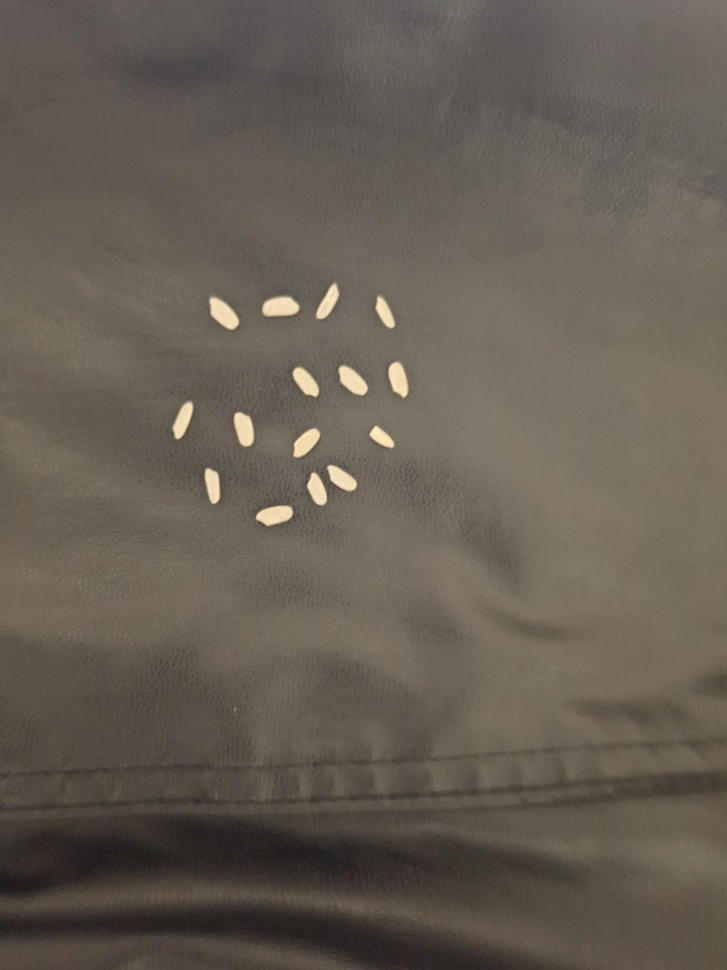
#> input picture Odev3 PirincSayma/pirincOrjinal.jpeg, 727 x 970 px, shrunk from 1200 x 1600 before the run
$ python odev3.py
#> lines starting #> are read from the running program, lines starting #| are printed output that depends on the picture; after the words box and inside, x2 and y2 are one past the last pixel; in counts of white or black regions, pixels touching at a corner belong together
import cv2
import numpy as np

image = cv2.imread('pirincOrjinal.jpeg')
#> image is the input picture: shape (970, 727, 3); mean B, G, R 83.6, 93.8, 101.8

# Görüntüyü gri seviyeye dönüştürme.
gray_image = cv2.cvtColor(image, cv2.COLOR_BGR2GRAY)

#Eşikleme
ret, thresh = cv2.threshold(gray_image, 150,255, cv2.THRESH_BINARY)
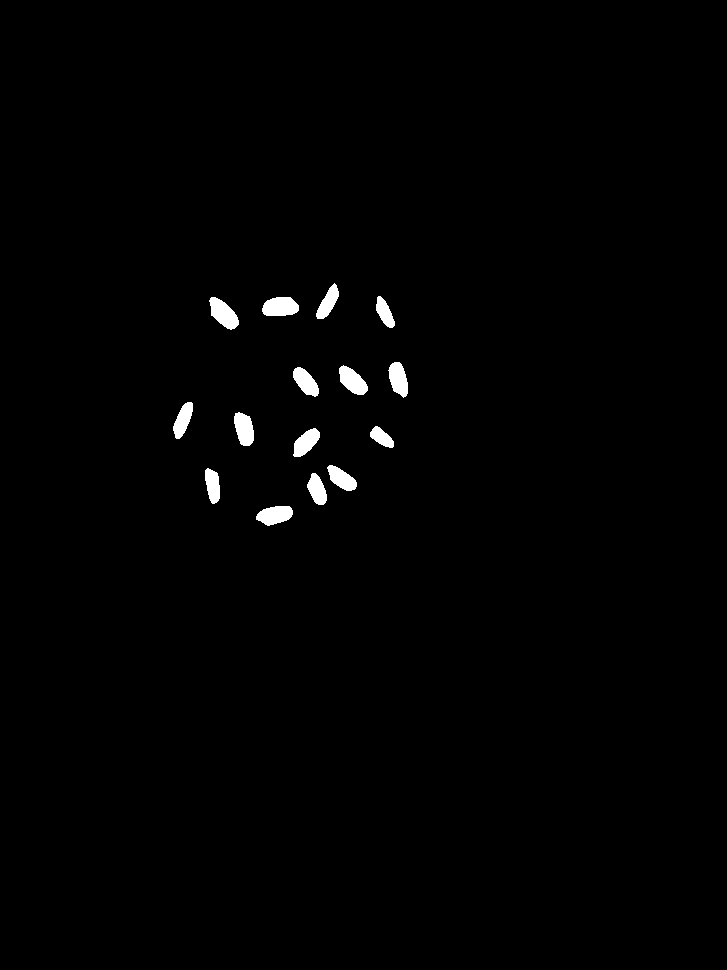
#> thresh: shape (970, 727); 0.98% white; 15 white regions, largest, box (x1, y1, x2, y2) and area: (262, 297, 299, 316) 582, (209, 297, 239, 330) 578, (339, 365, 368, 395) 531

#morfolojik işlemler
kernel = np.ones((2,2), dtype=np.uint8)
opening = cv2.morphologyEx(thresh,cv2.MORPH_OPEN,kernel,iterations=2)
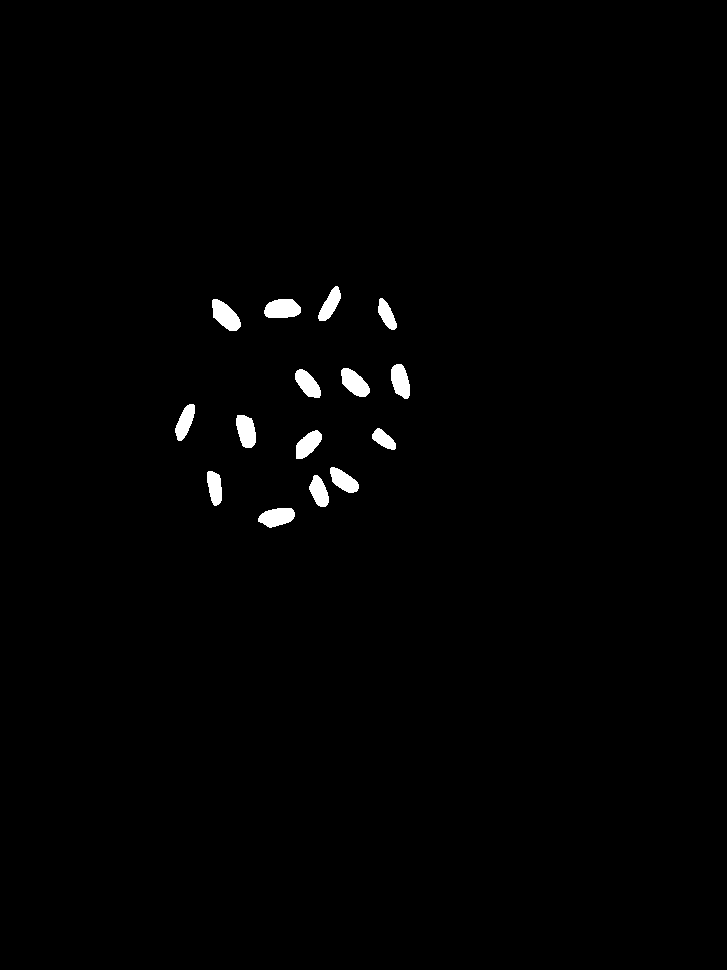
#> opening: shape (970, 727); 0.98% white; 15 white regions, largest, box (x1, y1, x2, y2) and area: (264, 299, 301, 318) 582, (212, 299, 241, 331) 574, (341, 368, 370, 397) 530
background = cv2.erode(opening,kernel,iterations=1)
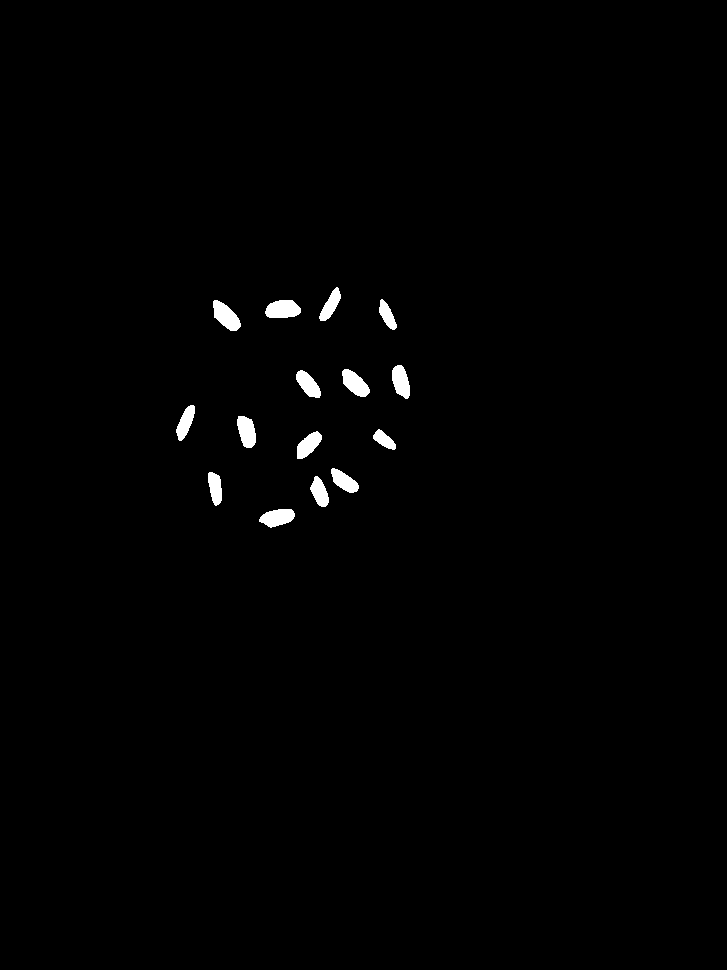
#> background: shape (970, 727); 0.86% white; 15 white regions, largest, box (x1, y1, x2, y2) and area: (265, 300, 301, 318) 527, (213, 300, 241, 331) 514, (342, 369, 370, 397) 473

#Sayma ve etiketleme fonksiyonları
_, markers = cv2.connectedComponents(background)
#> markers: shape (970, 727) int32; 16 distinct labels, from 0 to 15
count = np.max(markers)
#> count = 15


cv2.imshow("Orijinal Goruntu", image)
cv2.imshow("Esiklenmis Goruntu", background)


print("Pirinc Sayısı : ", (count))
#| Pirinc Sayısı :  15

cv2.waitKey(0)
cv2.destroyAllWindows()

$ run again, with Odev3 PirincSayma/Odev3.png saved as Odev3 PirincSayma/pirincOrjinal.jpeg
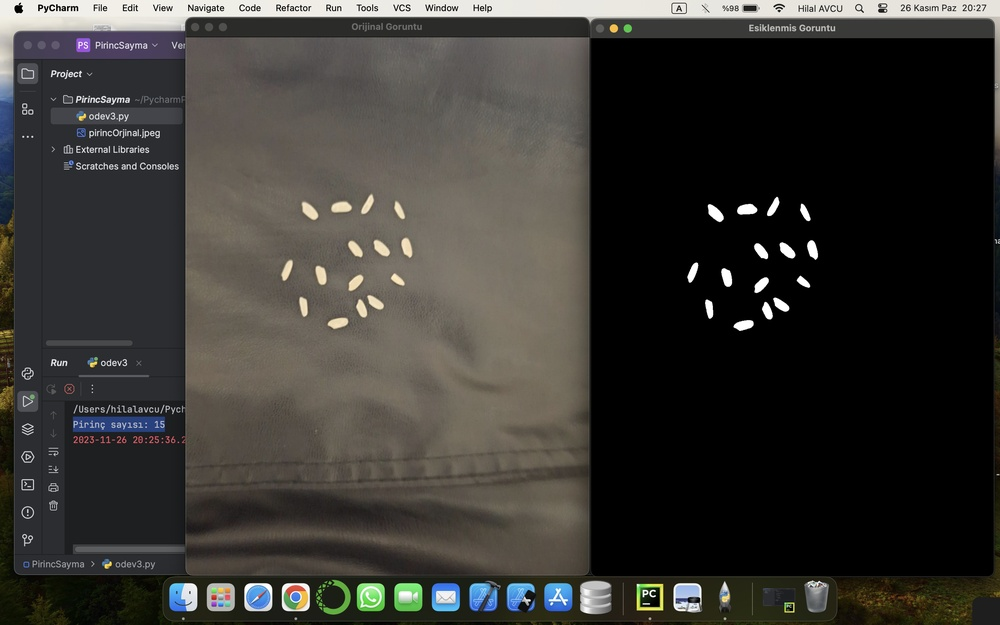
#> input picture Odev3 PirincSayma/Odev3.png, 1000 x 625 px, shrunk from 2880 x 1800 before the run
#> image is the input picture: shape (625, 1000, 3); mean B, G, R 51.4, 55, 56.7
#> `ret, thresh = cv2.threshold(gray_image, 150,255, cv2.THRESH_BINARY)`:
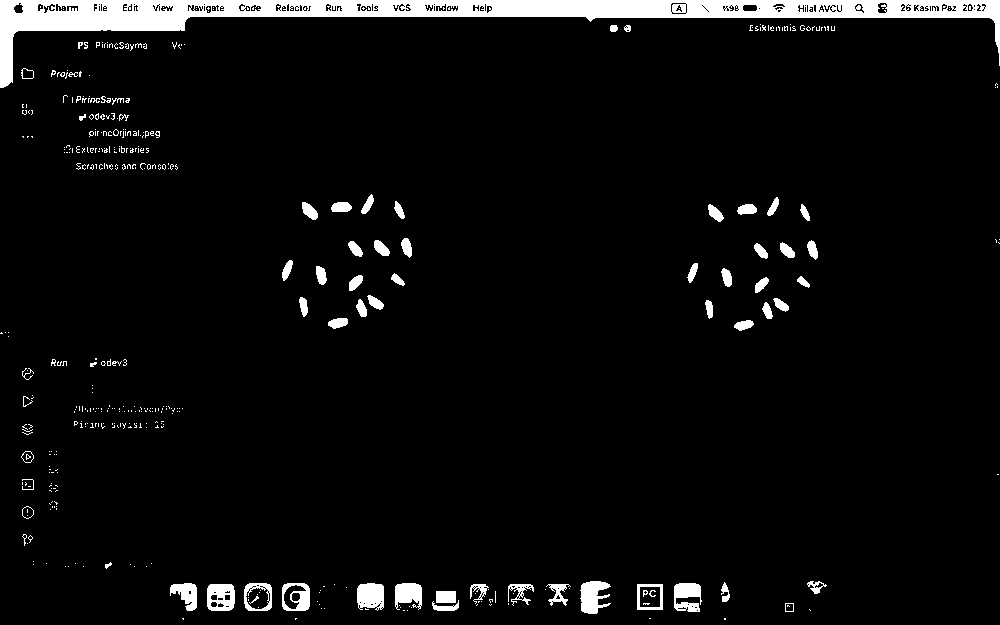
#> thresh: shape (625, 1000); 5% white; 446 white regions (374 under 20 px), largest, box (x1, y1, x2, y2) and area: (0, 0, 1000, 88) 19184, (580, 581, 611, 614) 685, (357, 583, 384, 611) 633
#> opening: shape (625, 1000); 4.7% white; 70 white regions (14 under 20 px), largest, box (x1, y1, x2, y2) and area: (0, 0, 1000, 90) 20394, (583, 583, 612, 616) 656, (359, 585, 386, 610) 602
#> background: shape (625, 1000); 4.3% white; 75 white regions (17 under 20 px), largest, box (x1, y1, x2, y2) and area: (0, 0, 1000, 90) 19471, (584, 584, 612, 616) 578, (360, 586, 386, 610) 520
#> `_, markers = cv2.connectedComponents(background)`:
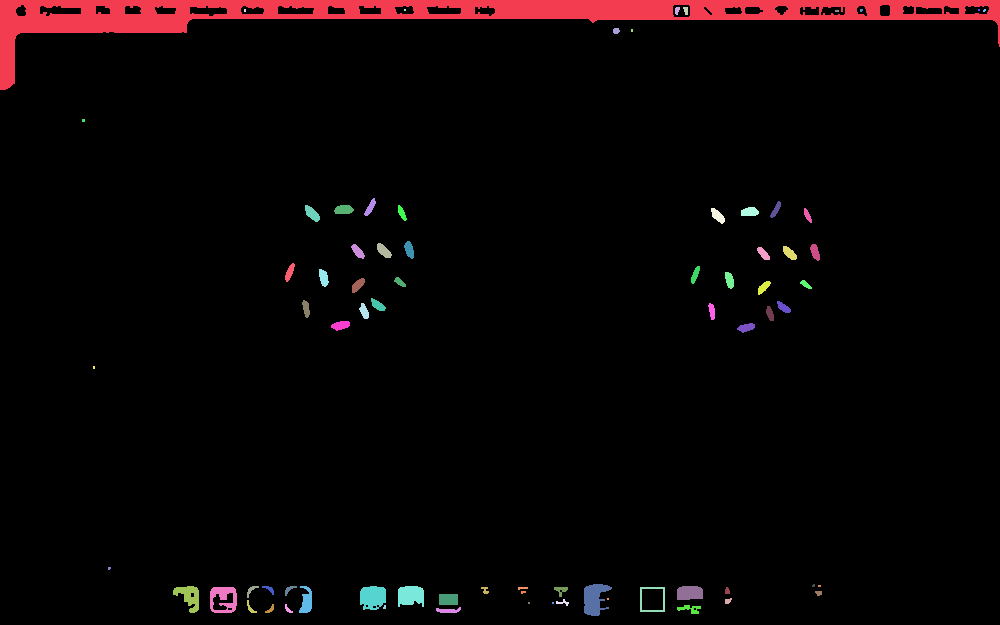
#> markers: shape (625, 1000) int32; 76 distinct labels, from 0 to 75; one colour per label, 0 black
#> count = 75
#| Pirinc Sayısı :  75
